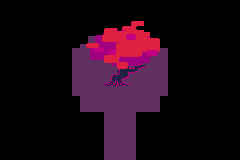

A level layout from a 2D game, rendered from its tile map. Below: a short description, then the map file with its tile-grid data intact:
An orthogonal 15x10 tile map with 16x16 px tiles, 1 tile layer (Tile Layer 1).

<map version="1.10" tiledversion="1.12.2" orientation="orthogonal" renderorder="right-down" width="15" height="10" tilewidth="16" tileheight="16" infinite="0" nextlayerid="2" nextobjectid="1">
 <tileset firstgid="1" name="05006E3D" tilewidth="16" tileheight="16" tilecount="1024" columns="32">
  <image source="../TiledStuff/05006E3D.png" trans="ffffff" width="512" height="512" />
 </tileset>
 <layer id="1" name="Tile Layer 1" width="15" height="10">
  <properties>
   <property name="Anims1" value="TreeAnimationID" />
   <property name="Anims2" value="0" />
   <property name="ChapterID" value="EggRoomCh" />
   <property name="Main" value="" />
   <property name="MapID" value="EggRoomMap" />
   <property name="ObjectType" value="EggRoomObj" />
   <property name="PaletteID" value="EggRoomPal" />
   <property name="TileConfig" value="EggRoomConf" />
  </properties>
  <data>
   <tile gid="219" />
   <tile gid="219" />
   <tile gid="219" />
   <tile gid="219" />
   <tile gid="219" />
   <tile gid="219" />
   <tile gid="219" />
   <tile gid="219" />
   <tile gid="219" />
   <tile gid="219" />
   <tile gid="219" />
   <tile gid="219" />
   <tile gid="219" />
   <tile gid="219" />
   <tile gid="219" />
   <tile gid="219" />
   <tile gid="219" />
   <tile gid="219" />
   <tile gid="219" />
   <tile gid="219" />
   <tile gid="219" />
   <tile gid="189" />
   <tile gid="190" />
   <tile gid="191" />
   <tile gid="219" />
   <tile gid="219" />
   <tile gid="219" />
   <tile gid="219" />
   <tile gid="219" />
   <tile gid="219" />
   <tile gid="219" />
   <tile gid="219" />
   <tile gid="219" />
   <tile gid="219" />
   <tile gid="219" />
   <tile gid="220" />
   <tile gid="221" />
   <tile gid="222" />
   <tile gid="223" />
   <tile gid="224" />
   <tile gid="219" />
   <tile gid="219" />
   <tile gid="219" />
   <tile gid="219" />
   <tile gid="219" />
   <tile gid="219" />
   <tile gid="219" />
   <tile gid="219" />
   <tile gid="219" />
   <tile gid="187" />
   <tile gid="252" />
   <tile gid="253" />
   <tile gid="254" />
   <tile gid="255" />
   <tile gid="256" />
   <tile gid="188" />
   <tile gid="219" />
   <tile gid="219" />
   <tile gid="219" />
   <tile gid="219" />
   <tile gid="219" />
   <tile gid="219" />
   <tile gid="219" />
   <tile gid="219" />
   <tile gid="187" />
   <tile gid="251" />
   <tile gid="285" />
   <tile gid="286" />
   <tile gid="287" />
   <tile gid="288" />
   <tile gid="188" />
   <tile gid="219" />
   <tile gid="219" />
   <tile gid="219" />
   <tile gid="219" />
   <tile gid="219" />
   <tile gid="219" />
   <tile gid="219" />
   <tile gid="219" />
   <tile gid="187" />
   <tile gid="251" />
   <tile gid="317" />
   <tile gid="318" />
   <tile gid="319" />
   <tile gid="251" />
   <tile gid="188" />
   <tile gid="219" />
   <tile gid="219" />
   <tile gid="219" />
   <tile gid="219" />
   <tile gid="219" />
   <tile gid="219" />
   <tile gid="219" />
   <tile gid="219" />
   <tile gid="219" />
   <tile gid="251" />
   <tile gid="251" />
   <tile gid="251" />
   <tile gid="251" />
   <tile gid="251" />
   <tile gid="219" />
   <tile gid="219" />
   <tile gid="219" />
   <tile gid="219" />
   <tile gid="219" />
   <tile gid="219" />
   <tile gid="219" />
   <tile gid="219" />
   <tile gid="219" />
   <tile gid="219" />
   <tile gid="219" />
   <tile gid="187" />
   <tile gid="251" />
   <tile gid="188" />
   <tile gid="219" />
   <tile gid="219" />
   <tile gid="219" />
   <tile gid="219" />
   <tile gid="219" />
   <tile gid="219" />
   <tile gid="219" />
   <tile gid="219" />
   <tile gid="219" />
   <tile gid="219" />
   <tile gid="219" />
   <tile gid="219" />
   <tile gid="187" />
   <tile gid="251" />
   <tile gid="188" />
   <tile gid="219" />
   <tile gid="219" />
   <tile gid="219" />
   <tile gid="219" />
   <tile gid="219" />
   <tile gid="219" />
   <tile gid="219" />
   <tile gid="219" />
   <tile gid="219" />
   <tile gid="219" />
   <tile gid="219" />
   <tile gid="219" />
   <tile gid="187" />
   <tile gid="251" />
   <tile gid="188" />
   <tile gid="219" />
   <tile gid="219" />
   <tile gid="219" />
   <tile gid="219" />
   <tile gid="219" />
   <tile gid="219" />
  </data>
 </layer>
</map>
